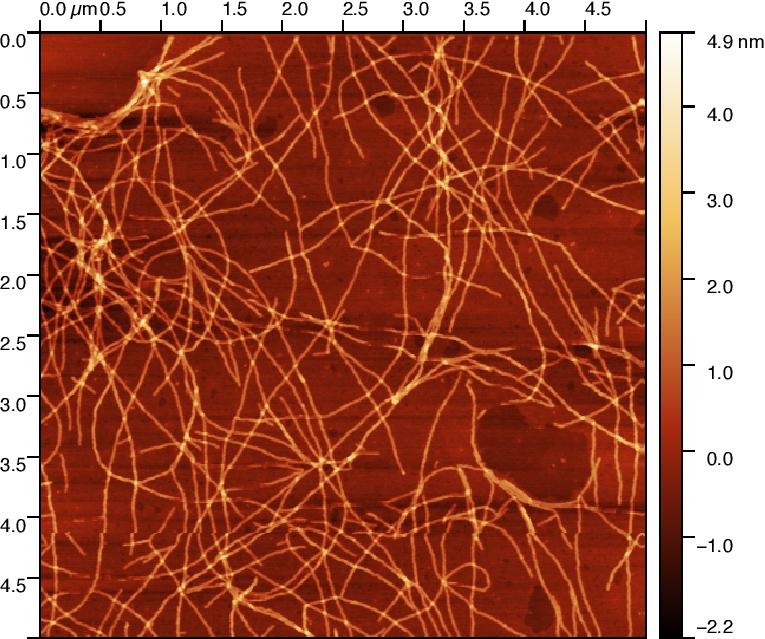
#> input picture afm-page-001.jpg, 765 x 639 px
$ python -i nanowire_detector.py   (imports and definitions only)   (older library calls are emulated)
#> lines starting #> are read from the running program, lines starting #| are printed output that depends on the picture; after the words box and inside, x2 and y2 are one past the last pixel; in counts of white or black regions, pixels touching at a corner belong together
import cv2
import numpy as np
import math
from matplotlib import pyplot as plt
import skimage.measure


def top_level(afmimg):
    '''this is the function through which all other functions
    are called'''
    copy = afm_copier(afmimg)
    contours = contour_finder(copy)
    contour_points, hull_points = convex_hull_determiner(afmimg, contours)
    wire_with_line, right_point, left_point, num_cols = draw_line(
        contour_points, afmimg, copy)
    profile = wire_profile(afmimg, right_point, left_point, num_cols)
    return afmimg, hull_points, wire_with_line, profile


def afm_copier(afmimg):
    '''this makes a copy of the snipped and backgrounded afm image'''
    image_copy = np.copy(afmimg)
    return image_copy


def contour_finder(copied_image):
    '''Here we use a threshold to find the contours
    of the selected image.'''
    # now determine the threshold - we choose half the max intensity
    ret, thresh = cv2.threshold(copied_image, 180, 255, cv2.THRESH_TOZERO)
    # this determines the contours
    dummy, contours, hierarchy = cv2.findContours(
        thresh, cv2.RETR_TREE, cv2.CHAIN_APPROX_SIMPLE)
    return contours


def convex_hull_determiner(afmimg, contours):
    '''This uses the calculated contours to determine
    the existence of a convex hull (i.e. a nanowire)'''
    # This turns the contours into an array of points
    cnts = max(contours, key=cv2.contourArea)
    # now we determine whether or not there is a hull
    hull = cv2.convexHull(cnts)
    hull = np.reshape(hull, (len(hull), 2))
    return cnts, hull


def draw_line(cnts, afmimg, copied_image):
    '''Here we use the convex hull to fit a line along
    the nanowire, and then switch the indeces so that
    the line lies along the short axis of the wire'''
    rows, cols = afmimg.shape[:2]
    # Here we fit a line along the nanowire
    [line_x, line_y, int_x, int_y] = cv2.fitLine(
        cnts, distType=2, param=0, reps=0.01, aeps=0.01)
    # this determines the left and right side endpoints of the line...
    lefty = int((-int_x * line_y / line_x) + int_y)
    righty = int(((cols - int_x) * line_y / line_x) + int_y)
    # ...but we inverse the indices, thus generating a perpendular line
    wire_with_line = cv2.line(
        copied_image, (righty, 0), (lefty, cols - 1), (0, 255, 0), 2)
    return wire_with_line, righty, lefty, cols


def wire_profile(afmimg, righty, lefty, cols):
    '''Now we compute the profile and adjust to real units'''
    profile = skimage.measure.profile_line(
        afmimg, (righty, 0), (lefty, cols - 1))
    return profile

>>> import cv2
>>> picture = cv2.imread('../afm-page-001.jpg', cv2.IMREAD_GRAYSCALE)
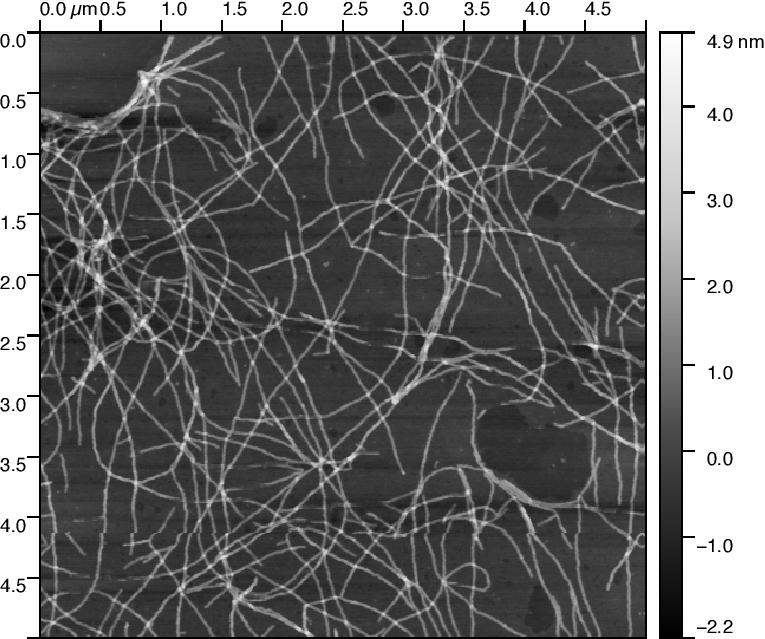
#> picture: shape (639, 765); min 0, max 255, mean 109.1
>>> result = top_level(picture)
#> in contour_finder, `ret, thresh = cv2.threshold(copied_image, 180, 255, cv2.THRESH_TOZERO)`:
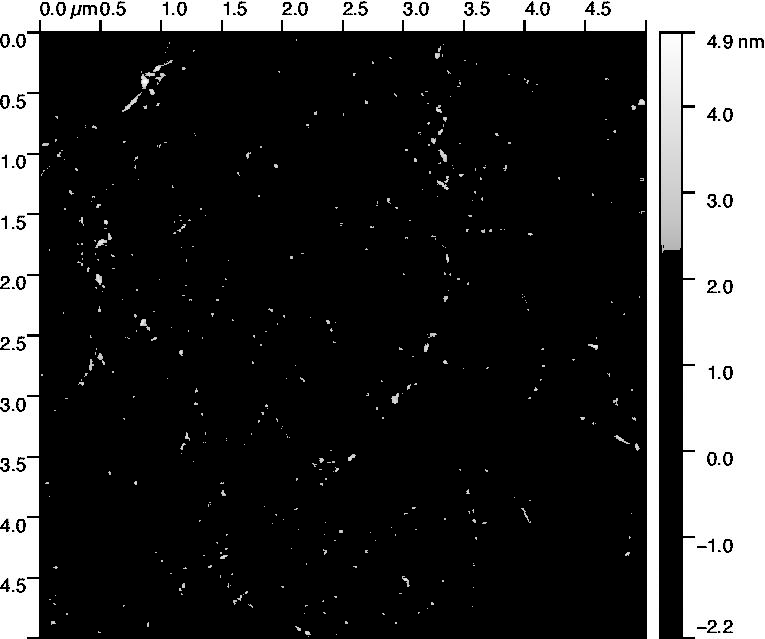
#> thresh: shape (639, 765); min 0, max 255, mean 55.1
#> in contour_finder, `dummy, contours, hierarchy = cv2.findContours( thresh, cv2.RETR_TREE, ..`: contours = 539 contours, 447 with area under 20; largest, box (x1, y1, x2, y2) and area: (0, 0, 765, 639) 100111, (661, 34, 681, 253) 4081, (722, 365, 734, 381) 132, (722, 538, 734, 554) 131, (15, 518, 27, 534) 131
#> in convex_hull_determiner, `cnts = max(contours, key=cv2.contourArea)`: cnts = contour of 391 points, box (x1, y1, x2, y2) (0, 0, 765, 639), area 100111
#> in convex_hull_determiner, `hull = cv2.convexHull(cnts)`: hull = [[764, 0], [764, 638], [0, 638], [0, 0]]
#> in top_level, `contour_points, hull_points = convex_hull_determiner(afmimg, contours)`: contour_points has the same summary as cnts in convex_hull_determiner
#> in draw_line, `[line_x, line_y, int_x, int_y] = cv2.fitLine( cnts, distType=2, param=..`: line_x = [0.92]; line_y = [-0.391]; int_x = [153.9]; int_y = [290.9]
#> in draw_line, `lefty = int((-int_x * line_y / line_x) + int_y)`: lefty = 356
#> in draw_line, `righty = int(((cols - int_x) * line_y / line_x) + int_y)`: righty = 31
#> in top_level, `wire_with_line, right_point, left_point, num_cols = draw_line( contour..`: left_point = 356; num_cols = 765
#> in wire_profile, `profile = skimage.measure.profile_line( afmimg, (righty, 0), (lefty, c..`: profile = 832 values, max 255 at index 0, min 0 at index 43, mean 103.4
